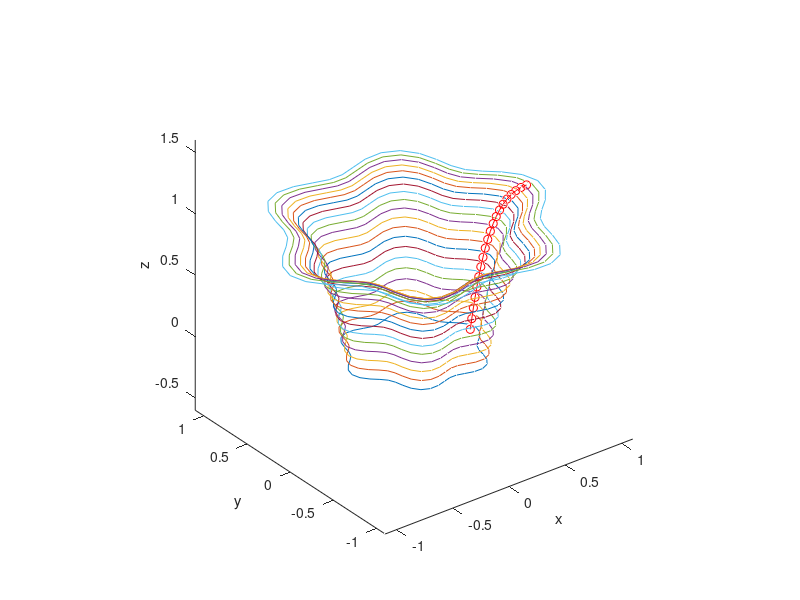

This figure's MATLAB source:
N = 50; % N = numero di punti (es. 200)
a = 0.1; % a = ampiezza delle ondulazioni

theta = linspace(0, 2*pi, N+1)';  % angolo [0,2pi]                  % rimuovo duplicato finale
NP = 20;
A = linspace(0,pi/2,NP);


z = sin(A);
y = zeros(size(z,2),1);
x = 0.5./(1-linspace(0,.5,NP));

plot3(x,y,z, 'r-o')
axis equal
xlabel('x'); ylabel('y'); zlabel('z');

% creo il vettore S per rimuovere i warning
S_tazzina = zeros(size(theta,1), NP, 3);
for j=1:NP
    R = x(j);

    % descrivo la curva desiderata attraverso i parametri r, theta
    r = R * (1 + a*cos(6*theta));    
    
    % applico un cambiamento di coordinate da polari a cartesiane
    x_p = r .* cos(theta);
    y_p = r .* sin(theta);
    z_p = ones(size(x_p))*z(j);
    
    hold on
    plot3(x_p, y_p, z_p);
    S_tazzina(:,j,1) = x_p;   % coordinate x
    S_tazzina(:,j,2) = y_p;   % coordinate y
    S_tazzina(:,j,3) = z_p;   % coordinate z
end

